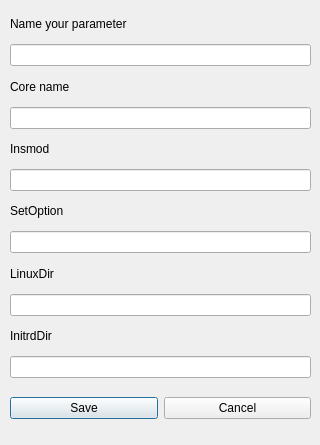
<?xml version="1.0" encoding="UTF-8"?>
<ui version="4.0">
 <class>CreateParamWindow</class>
 <widget class="QDialog" name="CreateParamWindow">
  <property name="geometry">
   <rect>
    <x>0</x>
    <y>0</y>
    <width>320</width>
    <height>445</height>
   </rect>
  </property>
  <property name="sizePolicy">
   <sizepolicy hsizetype="Fixed" vsizetype="Fixed">
    <horstretch>0</horstretch>
    <verstretch>0</verstretch>
   </sizepolicy>
  </property>
  <property name="minimumSize">
   <size>
    <width>320</width>
    <height>445</height>
   </size>
  </property>
  <property name="maximumSize">
   <size>
    <width>320</width>
    <height>445</height>
   </size>
  </property>
  <property name="windowTitle">
   <string>Dialog</string>
  </property>
  <widget class="QWidget" name="">
   <property name="geometry">
    <rect>
     <x>10</x>
     <y>10</y>
     <width>301</width>
     <height>368</height>
    </rect>
   </property>
   <layout class="QVBoxLayout" name="verticalLayout">
    <item>
     <widget class="QLabel" name="label">
      <property name="text">
       <string>Name your parameter</string>
      </property>
     </widget>
    </item>
    <item>
     <widget class="QLineEdit" name="lineEdit"/>
    </item>
    <item>
     <widget class="QLabel" name="label_2">
      <property name="text">
       <string>Core name</string>
      </property>
     </widget>
    </item>
    <item>
     <widget class="QLineEdit" name="lineEdit_2"/>
    </item>
    <item>
     <widget class="QLabel" name="label_3">
      <property name="text">
       <string>Insmod</string>
      </property>
     </widget>
    </item>
    <item>
     <widget class="QLineEdit" name="lineEdit_3"/>
    </item>
    <item>
     <widget class="QLabel" name="label_4">
      <property name="text">
       <string>SetOption</string>
      </property>
     </widget>
    </item>
    <item>
     <widget class="QLineEdit" name="lineEdit_4"/>
    </item>
    <item>
     <widget class="QLabel" name="label_5">
      <property name="text">
       <string>LinuxDir</string>
      </property>
     </widget>
    </item>
    <item>
     <widget class="QLineEdit" name="lineEdit_5"/>
    </item>
    <item>
     <widget class="QLabel" name="label_6">
      <property name="text">
       <string>InitrdDir</string>
      </property>
     </widget>
    </item>
    <item>
     <widget class="QLineEdit" name="lineEdit_6"/>
    </item>
   </layout>
  </widget>
  <widget class="QWidget" name="">
   <property name="geometry">
    <rect>
     <x>10</x>
     <y>390</y>
     <width>301</width>
     <height>36</height>
    </rect>
   </property>
   <layout class="QHBoxLayout" name="horizontalLayout">
    <item>
     <widget class="QPushButton" name="pushButton">
      <property name="text">
       <string>Save</string>
      </property>
     </widget>
    </item>
    <item>
     <widget class="QPushButton" name="pushButton_2">
      <property name="text">
       <string>Cancel</string>
      </property>
     </widget>
    </item>
   </layout>
  </widget>
 </widget>
 <resources/>
 <connections/>
</ui>
